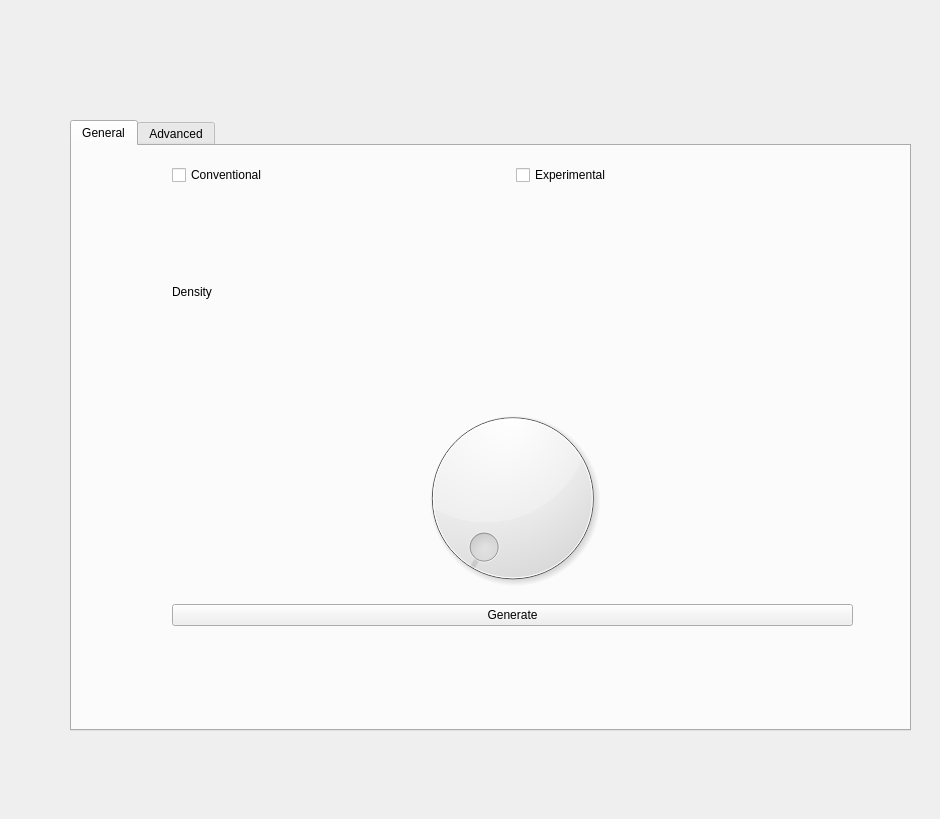
<?xml version="1.0" encoding="UTF-8"?>
<ui version="4.0">
 <class>Form</class>
 <widget class="QWidget" name="Form">
  <property name="geometry">
   <rect>
    <x>0</x>
    <y>0</y>
    <width>940</width>
    <height>819</height>
   </rect>
  </property>
  <property name="windowTitle">
   <string>Auto Drum Comp</string>
  </property>
  <widget class="QTabWidget" name="tabWidget">
   <property name="geometry">
    <rect>
     <x>70</x>
     <y>120</y>
     <width>841</width>
     <height>611</height>
    </rect>
   </property>
   <property name="currentIndex">
    <number>0</number>
   </property>
   <widget class="QWidget" name="tab">
    <attribute name="title">
     <string>General</string>
    </attribute>
    <widget class="QWidget" name="verticalLayoutWidget_3">
     <property name="geometry">
      <rect>
       <x>100</x>
       <y>19</y>
       <width>681</width>
       <height>461</height>
      </rect>
     </property>
     <layout class="QVBoxLayout" name="verticalLayout_2">
      <item>
       <layout class="QHBoxLayout" name="horizontalLayout_3">
        <item>
         <widget class="QCheckBox" name="checkBox_8">
          <property name="text">
           <string>Conventional</string>
          </property>
         </widget>
        </item>
        <item>
         <widget class="QCheckBox" name="checkBox_9">
          <property name="text">
           <string>Experimental</string>
          </property>
         </widget>
        </item>
       </layout>
      </item>
      <item>
       <widget class="QLabel" name="label">
        <property name="text">
         <string>Density</string>
        </property>
       </widget>
      </item>
      <item>
       <widget class="QDial" name="dial"/>
      </item>
      <item>
       <layout class="QVBoxLayout" name="verticalLayout">
        <item>
         <widget class="QPushButton" name="pushButton">
          <property name="text">
           <string>Generate</string>
          </property>
         </widget>
        </item>
       </layout>
      </item>
     </layout>
    </widget>
   </widget>
   <widget class="QWidget" name="tab_2">
    <attribute name="title">
     <string>Advanced</string>
    </attribute>
    <widget class="QWidget" name="verticalLayoutWidget">
     <property name="geometry">
      <rect>
       <x>79</x>
       <y>69</y>
       <width>461</width>
       <height>341</height>
      </rect>
     </property>
     <layout class="QVBoxLayout" name="verticalLayout_3">
      <item>
       <widget class="QRadioButton" name="radioButton">
        <property name="text">
         <string>Enable advanced options</string>
        </property>
       </widget>
      </item>
      <item>
       <widget class="QCheckBox" name="checkBox_6">
        <property name="text">
         <string>Kick</string>
        </property>
       </widget>
      </item>
      <item>
       <widget class="QSlider" name="horizontalSlider">
        <property name="orientation">
         <enum>Qt::Horizontal</enum>
        </property>
       </widget>
      </item>
      <item>
       <widget class="QCheckBox" name="checkBox_13">
        <property name="text">
         <string>Snare</string>
        </property>
       </widget>
      </item>
      <item>
       <widget class="QSlider" name="horizontalSlider_2">
        <property name="orientation">
         <enum>Qt::Horizontal</enum>
        </property>
       </widget>
      </item>
      <item>
       <widget class="QCheckBox" name="checkBox_15">
        <property name="text">
         <string>Hi Hat</string>
        </property>
       </widget>
      </item>
      <item>
       <widget class="QSlider" name="horizontalSlider_3">
        <property name="orientation">
         <enum>Qt::Horizontal</enum>
        </property>
       </widget>
      </item>
      <item>
       <widget class="QCheckBox" name="checkBox_16">
        <property name="text">
         <string>Percussion</string>
        </property>
       </widget>
      </item>
      <item>
       <widget class="QSlider" name="horizontalSlider_4">
        <property name="orientation">
         <enum>Qt::Horizontal</enum>
        </property>
       </widget>
      </item>
      <item>
       <widget class="QCheckBox" name="checkBox_18">
        <property name="text">
         <string>Ghost Snare</string>
        </property>
       </widget>
      </item>
      <item>
       <widget class="QSlider" name="horizontalSlider_5">
        <property name="orientation">
         <enum>Qt::Horizontal</enum>
        </property>
       </widget>
      </item>
     </layout>
    </widget>
   </widget>
  </widget>
 </widget>
 <resources/>
 <connections/>
</ui>
